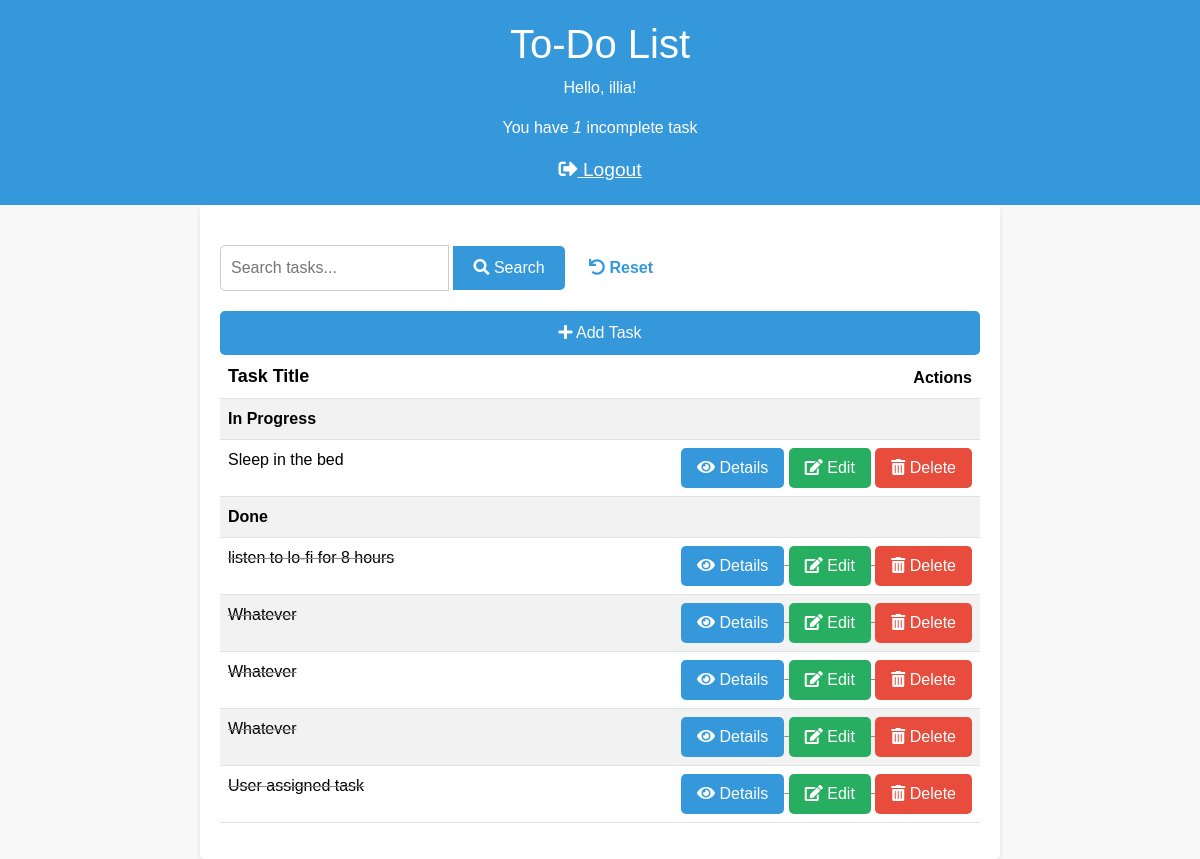
The app's page / (signed in), older data.
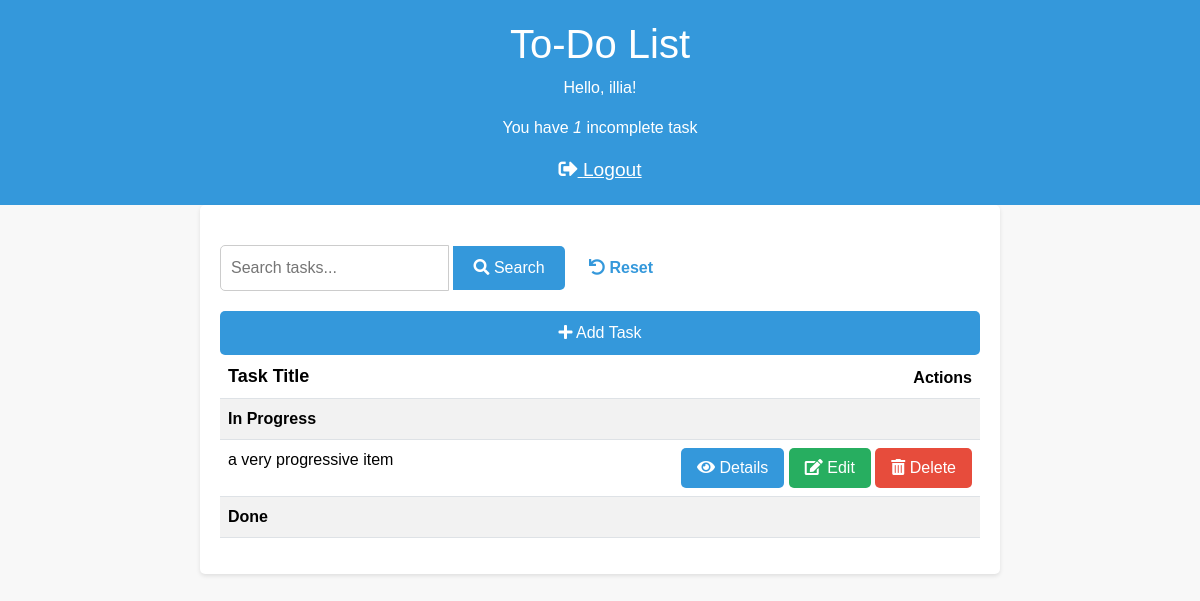
The same page, newer data.
### base/models.py (models this page shows, shortened)
class Task(models.Model):
    user = models.ForeignKey(User, on_delete=models.SET_NULL, null=True, blank=True)
    task_title = models.CharField(max_length=300, null=False, blank=False)
    description = models.TextField(null=True, blank=True)
    complete = models.BooleanField(default=False)
    created_date = models.DateTimeField(auto_now_add=True)
    class Meta:
        ordering = ["complete"]

### base/views.py (the view)
# urls.py: path('', Tasklist.as_view(), name="tasks"),
class Tasklist(LoginRequiredMixin, ListView):
    model = Task
    context_object_name = "tasks"
    def get_queryset(self):
        return Task.objects.filter(user=self.request.user)
    def get_context_data(self, **kwargs):
        context = super().get_context_data(**kwargs)
        context['count'] = context['tasks'].filter(complete=False).count()
        search_input = self.request.GET.get('search-area') or ''
        if search_input:
            context['tasks'] = context['tasks'].filter(task_title__contains=search_input)
        context['search_input'] = search_input
        return context

### base/templates/base/task_list.html (shortened to what this page needs)
<!DOCTYPE html>
<html lang="en">
<head>
    {% load bootstrap5 %}
    {% bootstrap_css %}
    <link rel="stylesheet" href="https://cdnjs.cloudflare.com/ajax/libs/font-awesome/5.15.3/css/all.min.css">
</head>
<body>
    <div class="header">
        <h1>To-Do List</h1>
        <p>Hello, {{ request.user }}!</p>
        <p>You have <i>{{ count }}</i> incomplete task{{ count|pluralize:"s" }}</p>
        <a href="{% url 'logout' %}" class="logout-link" style="color: white; font-size: larger;">
            <i class="fas fa-sign-out-alt"></i> Logout
          </a>
    </div>
    <div class="container">
        <div class="search-bar">
            <form method="GET" action="{% url 'tasks' %}">
                <input type="text" name="search-area" value="{{ search_input }}" class="search-input" placeholder="Search tasks...">
                <button type="submit" class="search-button"><i class="fas fa-search"></i> Search</button>
                <a href="{% url 'tasks' %}" class="reset-link"><i class="fas fa-undo"></i> Reset</a>
            </form>
        </div>
        <a href="{% url 'task-create' %}" class="add-task-btn"><i class="fas fa-plus"></i> Add Task</a>
        <table class="table table-striped">
            <thead>
                <tr>
                    <th class="task-title">Task Title</th>
                    <th class="task-actions">Actions</th>
                </tr>
            </thead>
            <tbody>
                <tr>
                    <td colspan="2"><strong>In Progress</strong></td>
                </tr>
                {% for task in tasks %}
                    {% if not task.complete %}
                        <tr class="not-completed">
                            <td>{{ task.task_title }}</td>
                            <td class="task-actions">
                                <a href="{% url 'task' task.id %}" class="btn btn-modern btn-view"><i class="fas fa-eye"></i> Details</a>
                                <a href="{% url 'task-edit' task.id %}" class="btn btn-modern btn-edit"><i class="fas fa-edit"></i> Edit</a>
                                <a href="{% url 'task-delete' task.id %}" class="btn btn-modern btn-delete"><i class="fas fa-trash-alt"></i> Delete</a>
                            </td>
                        </tr>
                    {% endif %}
                {% empty %}
                    <tr>
                        <td colspan="2" class="no-items"><i class="fas fa-info-circle"></i> No items in progress</td>
                    </tr>
                {% endfor %}
                <tr>
                    <td colspan="2"><strong>Done</strong></td>
                </tr>
                {% for task in tasks %}
                    {% if task.complete %}
                        <tr class="completed">
                            <td>{{ task.task_title }}</td>
                            <td class="task-actions">
                                <a href="{% url 'task' task.id %}" class="btn btn-modern btn-view"><i class="fas fa-eye"></i> Details</a>
                                <a href="{% url 'task-edit' task.id %}" class="btn btn-modern btn-edit"><i class="fas fa-edit"></i> Edit</a>
                                <a href="{% url 'task-delete' task.id %}" class="btn btn-modern btn-delete"><i class="fas fa-trash-alt"></i> Delete</a>
                            </td>
                        </tr>
                    {% endif %}
                {% empty %}
                    <tr>
                        <td colspan="2" class="no-items"><i class="fas fa-info-circle"></i> No completed items</td>
                    </tr>
                {% endfor %}
            </tbody>

### base/templates/base/task_list.html (style rules this page uses)
body { font-family: Arial, sans-serif; background-color: #f8f8f8; margin: 0; padding: 0; }
.header { background-color: #3498db; color: #fff; padding: 20px; text-align: center; }
.container { padding: 20px; max-width: 800px; margin: 0 auto; background-color: #fff; box-shadow: 0 2px 4px rgba(0, 0, 0, 0.1); border-radius: 5px; }
.not-completed { color: #333; }
.task-title { font-size: 18px; font-weight: bold; }
.task-actions { text-align: right; }
.add-task-btn { display: block; width: 100%; background-color: #3498db; color: #fff; text-align: center; padding: 10px 0; text-decoration: none; border-radius: 5px; margin-top: 20px; }
.search-bar { display: flex; margin-top: 20px; }
.search-input { flex-grow: 1; padding: 10px; border: 1px solid #ccc; border-radius: 5px 0 0 5px; font-size: 16px; }
.search-button { background-color: #3498db; color: #fff; border: none; border-radius: 0 5px 5px 0; padding: 10px 20px; cursor: pointer; }
.reset-link { color: #3498db; text-decoration: none; padding: 10px; font-weight: bold; margin-left: 10px; }
.btn-modern { padding: 8px 16px; border: none; border-radius: 5px; cursor: pointer; color: #fff; transition: background-color 0.3s ease; }
.btn-view { background-color: #3498db; }
.btn-edit { background-color: #27ae60; }
.btn-delete { background-color: #e74c3c; }

Row changes from the older to the newer data that the page shows:
removed Task: task_title "Sleep in the bed", shown under "To-Do List"
removed Task: task_title "listen to lo-fi for 8 hours"
removed Task: task_title "Whatever"
removed Task: task_title "Whatever"
removed Task: task_title "Whatever"
removed Task: task_title "User assigned task"
added Task: task_title "a very progressive item", shown under "To-Do List"
